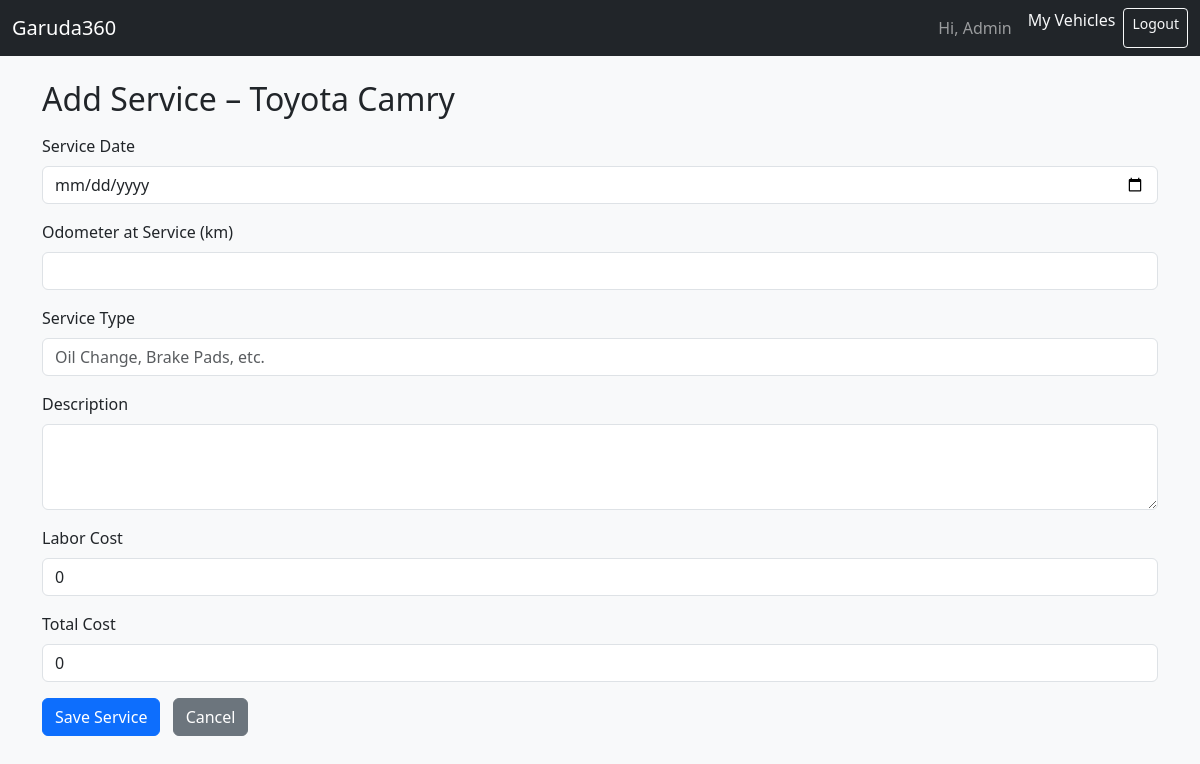
/vehicles/1/services/new (signed in), run on the app's committed database.
### app/models.py (models this page shows, shortened)
class User(UserMixin, db.Model):
    id = db.Column(db.Integer, primary_key=True)
    email = db.Column(db.String(120), unique=True, nullable=False)
    password_hash = db.Column(db.String(255), nullable=False)
    name = db.Column(db.String(100), nullable=False)
    notifications = db.relationship("Notification", backref="user", lazy=True)

class Vehicle(db.Model):
    id = db.Column(db.Integer, primary_key=True)
    group_id = db.Column(db.Integer, db.ForeignKey("owner_group.id"), nullable=False)
    brand = db.Column(db.String(50))
    model = db.Column(db.String(50))
    year = db.Column(db.Integer)
    vin = db.Column(db.String(100))
    registration_no = db.Column(db.String(50))
    purchase_date = db.Column(db.Date)
    current_odometer = db.Column(db.Integer, default=0)
    service_events = db.relationship("ServiceEvent", backref="vehicle", lazy=True)
    fuel_entries = db.relationship("FuelEntry", backref="vehicle", lazy=True)
    expenses = db.relationship("Expense", backref="vehicle", lazy=True)
    issues = db.relationship("IssueLog", backref="vehicle", lazy=True)
    odometer_logs = db.relationship("OdometerLog", backref="vehicle", lazy=True)
    forecasts = db.relationship("MaintenanceForecast", backref="vehicle", lazy=True)
    health_scores = db.relationship("HealthScore", backref="vehicle", lazy=True)
    reminders = db.relationship("Reminder", backref="vehicle", lazy=True)

### app/routes.py (the view, shortened to what this page needs)
@main_bp.route("/vehicles/<int:vehicle_id>/services/new", methods=["GET", "POST"])
@login_required
def add_service(vehicle_id):
    vehicle = get_vehicle_for_current_user(vehicle_id)
    return render_template("add_service.html", vehicle=vehicle)

### app/__init__.py (called while the page is built)
def create_app(config_class=Config):
    app = Flask(__name__)
    app.config.from_object(config_class)
    db.init_app(app)
    migrate.init_app(app, db)
    login_manager.init_app(app)
    login_manager.login_view = "main.login"  # redirect here if not logged in
    from app import models
    from app.models import User
    @login_manager.user_loader
    def load_user(user_id):
        return User.query.get(int(user_id))
    from app.routes import main_bp
    app.register_blueprint(main_bp)
    return app

### app/routes.py (called while the page is built, shortened)
def vehicle_query_for_current_user():
    if current_user.is_authenticated and current_user.email == "admin@garuda360.com":
        return Vehicle.query

def get_vehicle_for_current_user(vehicle_id: int) -> Vehicle:
    return (
        vehicle_query_for_current_user()
        .filter(Vehicle.id == vehicle_id)
        .first_or_404()
    )

### app/templates/add_service.html
{% extends "base.html" %}
{% block content %}
<h2 class="mb-3">Add Service – {{ vehicle.brand }} {{ vehicle.model }}</h2>
<form method="POST">
    <div class="mb-3">
        <label class="form-label">Service Date</label>
        <input type="date" class="form-control" name="service_date" required>
    </div>
    <div class="mb-3">
        <label class="form-label">Odometer at Service (km)</label>
        <input type="number" class="form-control" name="odometer_at_service" required>
    </div>
    <div class="mb-3">
        <label class="form-label">Service Type</label>
        <input type="text" class="form-control" name="service_type" placeholder="Oil Change, Brake Pads, etc.">
    </div>
    <div class="mb-3">
        <label class="form-label">Description</label>
        <textarea class="form-control" name="description" rows="3"></textarea>
    </div>
    <div class="mb-3">
        <label class="form-label">Labor Cost</label>
        <input type="number" step="0.01" class="form-control" name="labor_cost" value="0">
    </div>
    <div class="mb-3">
        <label class="form-label">Total Cost</label>
        <input type="number" step="0.01" class="form-control" name="total_cost" value="0">
    </div>
    <button class="btn btn-primary" type="submit">Save Service</button>
    <a href="/vehicles/{{ vehicle.id }}/services" class="btn btn-secondary ms-2">Cancel</a>
</form>
{% endblock %}

### app/templates/base.html (shortened to what this page needs)
<!DOCTYPE html>
<html>
<head>
    <link href="https://cdn.jsdelivr.net/npm/bootstrap@5.3.0/dist/css/bootstrap.min.css" rel="stylesheet">
</head>
<body class="bg-light">
<nav class="navbar navbar-expand-lg navbar-dark bg-dark">
    <div class="container-fluid">
        <a class="navbar-brand" href="{{ url_for('main.index') }}">Garuda360</a>
        <div class="d-flex">
            {% if current_user.is_authenticated %}
                <span class="navbar-text me-3">
                    Hi, {{ current_user.name }}
                </span>
                <a href="{{ url_for('main.list_vehicles') }}" class="nav-link text-light me-2">
                    My Vehicles
                </a>
                <a href="{{ url_for('main.logout') }}" class="btn btn-outline-light btn-sm">
                    Logout
                </a>
            {% endif %}
        </div>
    </div>
</nav>
<div class="container mt-4">
    {% block content %}
    {% endblock %}
</div>
</body>
</html>

### data on the page
User: name "Admin"
Vehicle: brand "Toyota", model "Camry"
